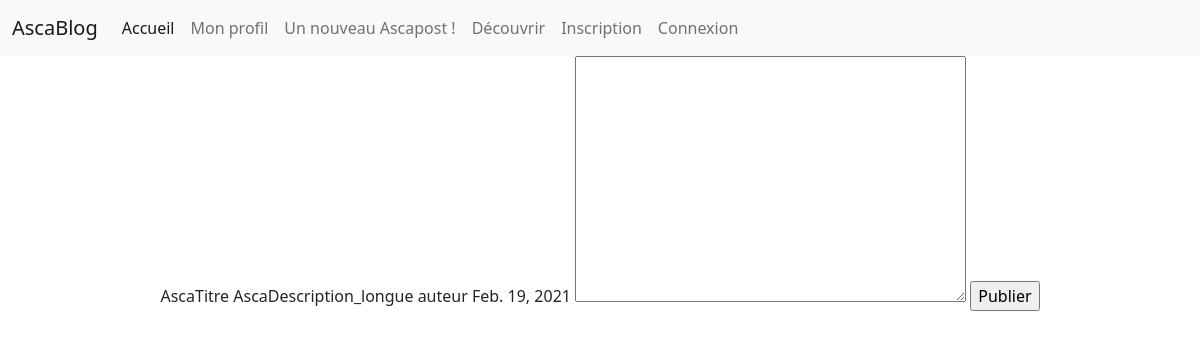
Screenshot of /monActivite/article/1/ with the database file from the repository.
### monActivite/models.py (models this page shows, shortened)
class Ascapost(models.Model):
    titre = models.TextField(default='AscaTitre', max_length=400)
    image = models.TextField(default='AscaImage')
    description_courte = models.TextField(default='AscaDescription_courte', max_length=280 ) #Sera afficher lorsqu'un Ascanien a une vue globale sur tous les articles
    description_longue = models.TextField(default='AscaDescription_longue') #Sera afficher lorsqu'un Ascanien a une vue d'un article en détail
    auteur =  models.TextField(default='auteur')
    date = models.DateField(auto_now=True)

### monActivite/views.py (the view)
# urls.py: path('article/<int:id>/', views.article_page, name='article_ind'),
def article_page(request, id):
    try:
        mon_article = Ascapost.objects.get(id=id)
        form = forms.NewCommentaire()
        data = {'form': form, 'article': mon_article}
        if request.method == 'POST':
            form = forms.NewCommentaire(request.POST)
            form.ascanien = request.user
            form.article_cible = mon_article
            if form.is_valid():
                form.save()
                return redirect('/monActivite/')
        else:
            form = forms.NewCommentaire()
            data = {'form': form, 'article': mon_article}
        return render(request,'monActivite/article_ind.html',data)
    except Exception as e:
        print(e)
        data = {'message': 'l\'article n\'existe pas','form': form, 'article': mon_article}
        return render(request,'monActivite/article_ind.html', data)

### monActivite/forms.py
class NewCommentaire(forms.ModelForm):
    class Meta:
        model = models.Commentary
        fields = ['ascanien','commentaire','article_cible']

### monActivite/templates/monActivite/article_ind.html (shortened to what this page needs)
{% extends 'accueil/sqlt.html' %}
{% block body %}
<div class="container-fluid">
  <div class="text-center">
    <div class="text-center">
      <form class="site-form" action="/monActivite/article/{{article.titre}}/" method="POST">
        {{ article.titre }}
        {{ article.description_longue }}
        {{ article.auteur }}
        {{ article.date }}
        {{ form.commentaire }}
        <input type="submit" value="Publier">
      </form>
    </div>
  </div>
</div>
{% endblock %}

### rows the page displays
Ascapost: titre "AscaTitre", description_longue "AscaDescription_longue", auteur "auteur", date "Feb. 19, 2021"
